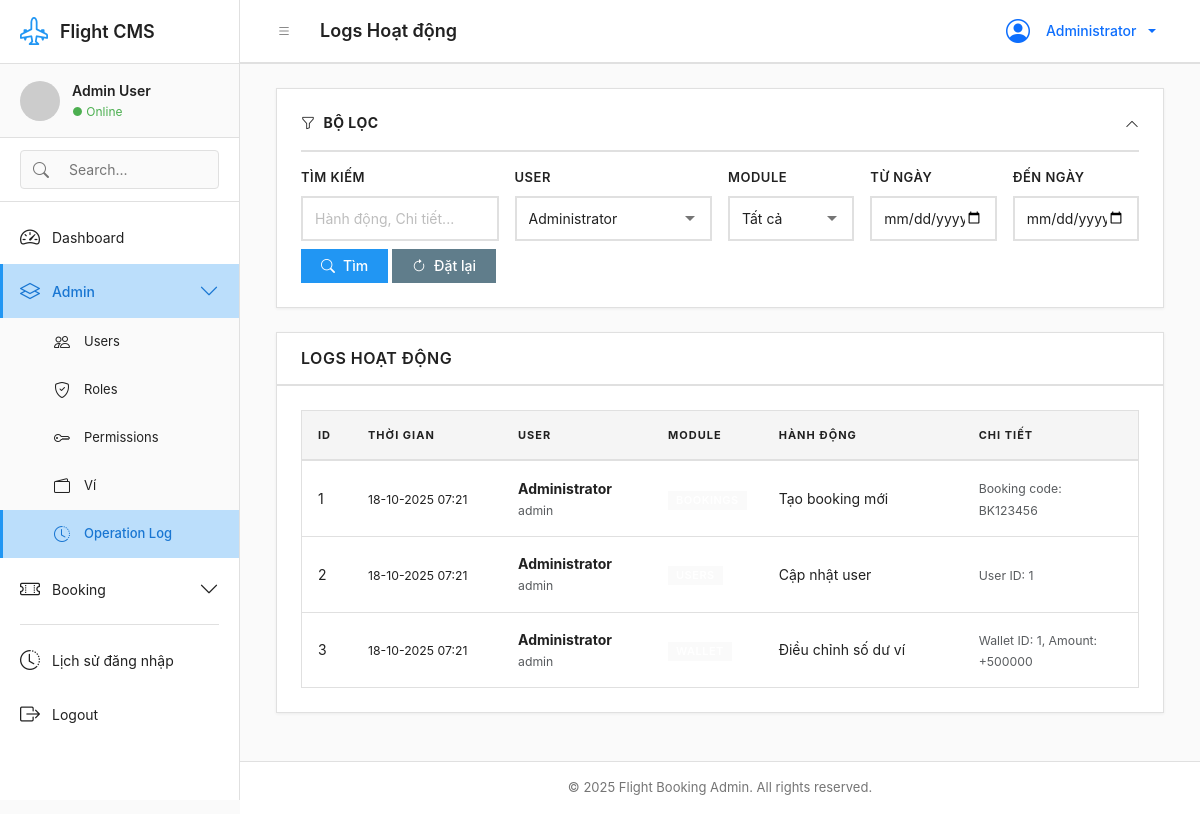
Page /modules/logs/operation_logs.php?user_id=1 (signed in) on the committed database.
### tables this page shows
CREATE TABLE `operation_logs` (
  `id` int(11) NOT NULL,
  `user_id` int(11) DEFAULT NULL,
  `action` varchar(255) NOT NULL,
  `module` varchar(50) DEFAULT NULL,
  `details` text DEFAULT NULL,
  `created_at` timestamp NOT NULL DEFAULT current_timestamp()
);

CREATE TABLE `users` (
  `id` int(11) NOT NULL,
  `username` varchar(50) NOT NULL,
  `password` varchar(255) NOT NULL,
  `full_name` varchar(100) NOT NULL,
  `email` varchar(100) NOT NULL,
  `avatar` varchar(255) DEFAULT NULL,
  `role_id` int(11) NOT NULL,
  `status` enum('active','locked') DEFAULT 'active',
  `created_at` timestamp NOT NULL DEFAULT current_timestamp(),
  `updated_at` timestamp NOT NULL DEFAULT current_timestamp() ON UPDATE current_timestamp()
);

### config/constants.php (called while the page is built, shortened)
<?php
function formatDateTime($datetime) {
    return date('d-m-Y H:i', strtotime($datetime));
}
?>

### modules/logs/operation_logs.php (the view, shortened to what this page needs)
<?php
include '../../includes/header.php';
$database = new Database();
$db = $database->getConnection();
$page = isset($_GET['page']) ? (int)$_GET['page'] : 1;
$limit = RECORDS_PER_PAGE;
$offset = ($page - 1) * $limit;
$where = [];
$params = [];
if (!empty($_GET['user_id'])) {
    $where[] = "ol.user_id = ?";
    $params[] = $_GET['user_id'];
}
$whereSQL = !empty($where) ? 'WHERE ' . implode(' AND ', $where) : '';
$query = "SELECT ol.*, u.username, u.full_name
          FROM operation_logs ol
          LEFT JOIN users u ON ol.user_id = u.id
          $whereSQL
          ORDER BY ol.created_at DESC
          LIMIT $limit OFFSET $offset";
$stmt = $db->prepare($query);
$stmt->execute($params);
$logs = $stmt->fetchAll();
$usersQuery = "SELECT id, username, full_name FROM users ORDER BY full_name";
$users = $db->query($usersQuery)->fetchAll();
?>
<div class="container-fluid">
    <div class="filter-section" id="filterSection">
        <div class="filter-header" onclick="toggleFilter()">
            <h6><i class="bi bi-funnel"></i> Bộ lọc</h6>
            <i class="bi bi-chevron-up"></i>
        </div>
        <div class="filter-body">
            <form method="GET" id="filterForm">
                <div class="row g-3">
                    <div class="col-md-3">
                        <label class="form-label">Tìm kiếm</label>
                        <input type="text" name="search" class="form-control"
                               placeholder="Hành động, Chi tiết..."
                               value="<?= $_GET['search'] ?? '' ?>">
                    </div>
                    <div class="col-md-3">
                        <label class="form-label">User</label>
                        <select name="user_id" class="form-select">
                            <?php foreach ($users as $user): ?>
                                <option value="<?= $user['id'] ?>"
                                    <?= ($_GET['user_id'] ?? '') == $user['id'] ? 'selected' : '' ?>>
                                    <?= $user['full_name'] ?>
                                </option>
                            <?php endforeach; ?>
                        </select>
                    </div>
                    <div class="col-md-2">
                        <label class="form-label">Module</label>
                        <select name="module" class="form-select">
                            <option value="">Tất cả</option>
                        </select>
                    </div>
                    <div class="col-md-2">
                        <label class="form-label">Từ ngày</label>
                        <input type="date" name="date_from" class="form-control"
                               value="<?= $_GET['date_from'] ?? '' ?>">
                    </div>
                    <div class="col-md-2">
                        <label class="form-label">Đến ngày</label>
                        <input type="date" name="date_to" class="form-control"
                               value="<?= $_GET['date_to'] ?? '' ?>">
                    </div>
                </div>
                <div class="row mt-2">
                    <div class="col-12">
                        <button type="submit" class="btn btn-primary">
                            <i class="bi bi-search"></i> Tìm
                        </button>
                        <button type="reset" class="btn btn-secondary">
                            <i class="bi bi-arrow-clockwise"></i> Đặt lại
                        </button>
                    </div>
                </div>
            </form>
        </div>
    </div>
    <div class="card">
        <div class="card-header">
            <h5 class="card-title mb-0">Logs Hoạt động</h5>
        </div>
        <div class="card-body">
            <?php if (empty($logs)): ?>
                <div class="empty-state">
                    <i class="bi bi-inbox"></i>
                    <h5>Không có dữ liệu</h5>
                </div>
            <?php else: ?>
                <div class="table-responsive">
                    <table class="table table-hover">
                        <thead>
                            <tr>
                                <th style="width: 50px">ID</th>
                                <th style="width: 150px">Thời gian</th>
                                <th style="width: 150px">User</th>
                                <th style="width: 100px">Module</th>
                                <th style="width: 200px">Hành động</th>
                                <th>Chi tiết</th>
                            </tr>
                        </thead>
                        <tbody>
                            <?php foreach ($logs as $log): ?>
                                <tr>
                                    <td><?= $log['id'] ?></td>
                                    <td>
                                        <small><?= formatDateTime($log['created_at']) ?></small>
                                    </td>
                                    <td>
                                        <?php if ($log['username']): ?>
                                            <strong><?= $log['full_name'] ?></strong>
                                            <br><small class="text-muted"><?= $log['username'] ?></small>
                                        <?php else: ?>
                                            <span class="text-muted">System</span>
                                        <?php endif; ?>
                                    </td>
                                    <td>
                                        <?php if ($log['module']): ?>
                                            <span class="badge bg-secondary"><?= $log['module'] ?></span>
                                        <?php else: ?>
                                            -
                                        <?php endif; ?>
                                    </td>
                                    <td><?= $log['action'] ?></td>
                                    <td>
                                        <small class="text-muted">
                                            <?= $log['details'] ?? '-' ?>
                                        </small>
                                    </td>
                                </tr>
                            <?php endforeach; ?>
                        </tbody>
                    </table>
                </div>
            <?php endif; ?>
        </div>
    </div>
</div>
<?php include '../../includes/footer.php'; ?>

### assets/css/style.css (style rules this page uses)
:root { --primary-color: #2196F3; --primary-dark: #1976D2; --primary-light: #BBDEFB; --secondary-color: #607D8B; --secondary-dark: #455A64; --secondary-light: #CFD8DC; --success-color: #4CAF50; --success-dark: #388E3C; --danger-color: #F44336; --danger-dark: #D32F2F; --warning-color: #FF9800; --warning-dark: #F57C00; --info-color: #00BCD4; --info-dark: #0097A7; --gray-50: #FAFAFA; --gray-100: #F5F5F5; --gray-200: #EEEEEE; --gray-300: #E0E0E0; --gray-400: #BDBDBD; --gray-500: #9E9E9E; --gray-600: #757575; --gray-700: #616161; --gray-800: #424242; --gray-900: #212121; --text-primary: #212121; --text-secondary: #757575; --text-disabled: #BDBDBD; --bg-primary: #FFFFFF; --bg-secondary: #FAFAFA; --bg-tertiary: #F5F5F5; --border-color: #E0E0E0; --divider-color: #E0E0E0; --sidebar-width: 240px; --sidebar-collapsed-width: 64px; --header-height: 64px; --spacing-xs: 4px; --spacing-sm: 8px; --spacing-md: 16px; --spacing-lg: 24px; --spacing-xl: 32px; --transition-fast: 0.15s; --transition-normal: 0.25s; --transition-slow: 0.35s; --border-radius: 0; --shadow-sm: 0 1px 3px rgba(0,0,0,0.06); --shadow-md: 0 2px 6px rgba(0,0,0,0.08); --shadow-lg: 0 4px 12px rgba(0,0,0,0.1); }
* { margin: 0; padding: 0; box-sizing: border-box; }
body { font-family: -apple-system, BlinkMacSystemFont, 'Segoe UI', 'Roboto', 'Helvetica Neue', Arial, sans-serif; font-size: 14px; line-height: 1.5; color: var(--text-primary); background-color: var(--bg-secondary); -webkit-font-smoothing: antialiased; -moz-osx-font-smoothing: grayscale; overflow-x: hidden; }
.card { background: var(--bg-primary); border: 1px solid var(--border-color); border-radius: var(--border-radius); box-shadow: var(--shadow-sm); margin-bottom: var(--spacing-lg); }
.card-header { background: var(--bg-primary); border-bottom: 2px solid var(--border-color); padding: var(--spacing-md) var(--spacing-lg); display: flex; justify-content: space-between; align-items: center; }
.card-title { font-size: 16px; font-weight: 600; color: var(--text-primary); margin: 0; text-transform: uppercase; letter-spacing: 0.5px; }
.card-body { padding: var(--spacing-lg); }
.btn { display: inline-flex; align-items: center; justify-content: center; gap: var(--spacing-sm); padding: 10px 20px; border: none; border-radius: var(--border-radius); font-weight: 500; font-size: 14px; text-align: center; text-decoration: none; cursor: pointer; transition: all var(--transition-fast); line-height: 1; }
.btn-primary { background-color: var(--primary-color); color: white; }
.btn-secondary { background-color: var(--secondary-color); color: white; }
.badge { display: inline-block; padding: 4px 8px; font-weight: 600; font-size: 11px; text-align: center; text-transform: uppercase; letter-spacing: 0.5px; border-radius: var(--border-radius); }
.bg-secondary { background-color: var(--bg-secondary) !important; }

### assets/css/table.css (style rules this page uses)
.table-responsive { border-radius: var(--border-radius); overflow: hidden; background: var(--bg-primary); border: 1px solid var(--border-color); }
.table { width: 100%; margin-bottom: 0; border-collapse: collapse; }
.table thead th { background-color: var(--gray-100); color: var(--text-primary); font-weight: 700; text-transform: uppercase; font-size: 11px; letter-spacing: 1px; border-bottom: 2px solid var(--border-color); padding: var(--spacing-md); vertical-align: middle; white-space: nowrap; text-align: left; }
.table tbody td { padding: var(--spacing-md); vertical-align: middle; border-bottom: 1px solid var(--border-color); color: var(--text-primary); font-size: 14px; }
.table tbody tr { transition: background-color var(--transition-fast); }
.table tbody tr:last-child td { border-bottom: none; }
.filter-section { background: var(--bg-primary); padding: var(--spacing-lg); border: 1px solid var(--border-color); border-radius: var(--border-radius); margin-bottom: var(--spacing-lg); box-shadow: var(--shadow-sm); }
.filter-header { display: flex; justify-content: space-between; align-items: center; cursor: pointer; user-select: none; }
.filter-header h6 { margin: 0; display: flex; align-items: center; gap: var(--spacing-sm); font-size: 14px; font-weight: 700; text-transform: uppercase; letter-spacing: 0.5px; color: var(--text-primary); }
.filter-body { margin-top: var(--spacing-md); padding-top: var(--spacing-md); border-top: 2px solid var(--border-color); }

### rows in the picture
operation_logs: id "1", created_at "18-10-2025 07:21", user.full_name "Administrator", user.username "admin", action "Tạo booking mới", details "Booking code: BK123456"
operation_logs: id "2", created_at "18-10-2025 07:21", user.full_name "Administrator", user.username "admin", action "Cập nhật user", details "User ID: 1"
operation_logs: id "3", created_at "18-10-2025 07:21", user.full_name "Administrator", user.username "admin", action "Điều chỉnh số dư ví", details "Wallet ID: 1, Amount: +500000"

### other values in the picture
$user_name "Admin User"
$page_title "Logs Hoạt động"
$_SESSION['full_name'] "Administrator"
form field user_id "Administrator"
